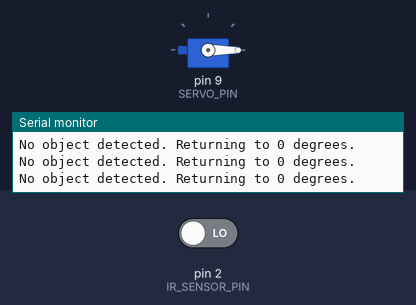
Simulated run of this sketch. Board: Arduino Uno, built with avr-gcc and run on an emulated ATmega328P. Parts: servo, the last lines printed to the serial monitor. Inputs (shaded band) come from the test bench; at power-on: pin 2 (IR_SENSOR_PIN) LOW.

Above: at 1.2 s.
1.3 s: pin 2 (IR_SENSOR_PIN) driven HIGH
At 2.0 s:
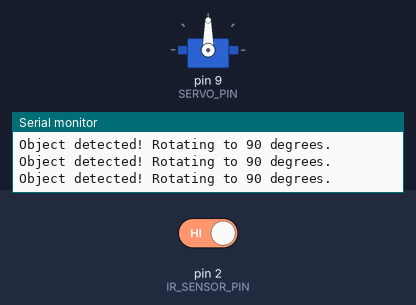
2.8 s: pin 2 (IR_SENSOR_PIN) driven LOW
At 3.3 s:
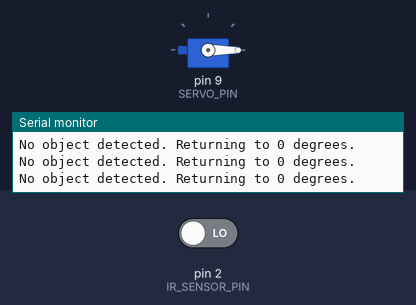
Timing chart, 0 to 5.8 s (numbered marks = the images above; inputs shaded):
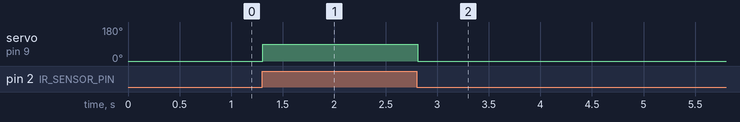

The sketch:

Ex2.ino
```cpp
#include <Servo.h>

const int IR_SENSOR_PIN = 2;
const int SERVO_PIN = 9;

Servo myServo;

void setup() {
  pinMode(IR_SENSOR_PIN, INPUT);
  myServo.attach(SERVO_PIN);
  myServo.write(0);
  Serial.begin(9600);
}

void loop() {
  if (digitalRead(IR_SENSOR_PIN) == HIGH) {
    myServo.write(90);
    Serial.println("Object detected! Rotating to 90 degrees.");
  } else {
    myServo.write(0);
    Serial.println("No object detected. Returning to 0 degrees.");
  }
  delay(100);
}
```

Measured:
- after the input at 1.3 s, servo on pin 9 (SERVO_PIN): 0° → 90° at once
- after the input at 2.8 s, servo on pin 9 (SERVO_PIN): 90° → 0° at once
